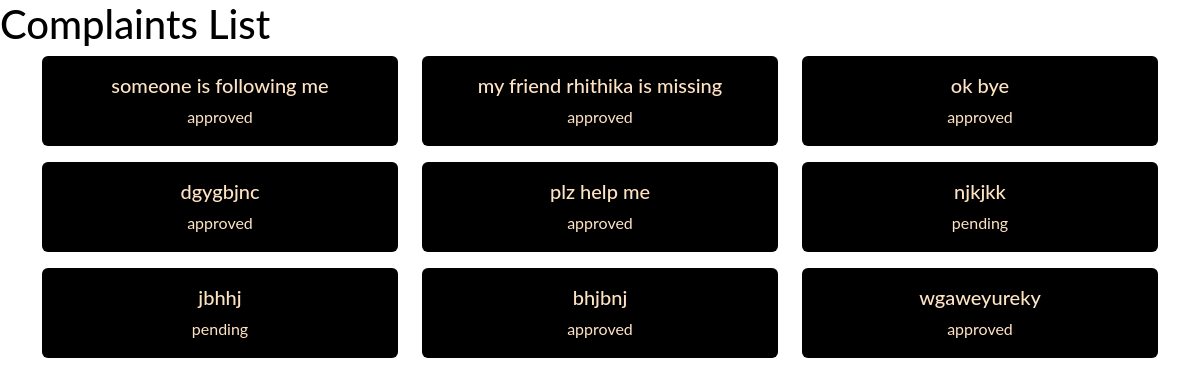
/complaintlist/admin (signed in), run on an earlier commit of the app's database.
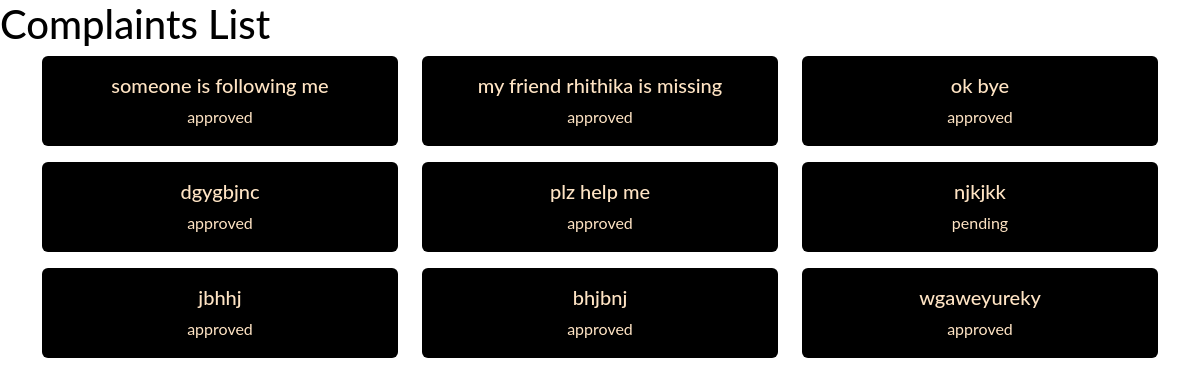
And on a later commit of the database.
### app/models.py (models this page shows, shortened)
class Complaint(models.Model):
    userphone=models.ForeignKey(UserProfile,on_delete=models.CASCADE,related_name="userph",null=True)
    guardianname =models.ForeignKey(UserProfile,on_delete=models.CASCADE,related_name="guardian",null=True)
    guardianphone=models.ForeignKey(UserProfile,on_delete=models.CASCADE,related_name="guardianph",null=True)
    complainant = models.ForeignKey(User, on_delete=models.CASCADE)
    description = models.TextField()
    date_time = models.DateTimeField(auto_now_add=True)
    status_option={
        ("pending","pending"),
        ("approved","approved")
    }
    status=models.CharField(max_length=200,choices=status_option,default="pending")

### app/views.py (the view)
# urls.py: path("complaintlist/admin",AdminComplaintListView.as_view(),name="admin-complaintlist"),
@method_decorator(decs,name="dispatch")
class AdminComplaintListView(ListView):
    model = Complaint
    template_name = 'admincomplaint_list.html'
    context_object_name = 'complaint'

### app/decorator.py (called while the page is built)
def login_required(fn):
    def wrapper(request,*args,**kwargs):
        if not request.user.is_authenticated:
            messages.error(request,"invalid session")
            return redirect("signin")
        else:
            return fn(request,*args,**kwargs)
    return wrapper

### app/templates/admincomplaint_list.html (shortened to what this page needs)
<!DOCTYPE html>
<html lang="en">
<head>
    <link href="https://cdn.jsdelivr.net/npm/bootstrap@5.3.3/dist/css/bootstrap.min.css" rel="stylesheet">
</head>
<body>
    <h1>Complaints List</h1>
    <div class="container mb-5">
        <div class="row justify-content-evenly">
            {% for c in complaint %}
            <div class="col-md-4">
                <div class="card mb-3">
                    <div class="card-body">
                        <h5 class="card-title">{{ c.description }}</h5>
                        <p class="card-text">{{ c.status }}</p>
                    </div>
                </div>
            </div>
            {% endfor %}
        </div>
    </div>
</body>
</html>

What changed in the data, as far as the page shows it:
changed Complaint "jbhhj": status "pending" → "approved"
